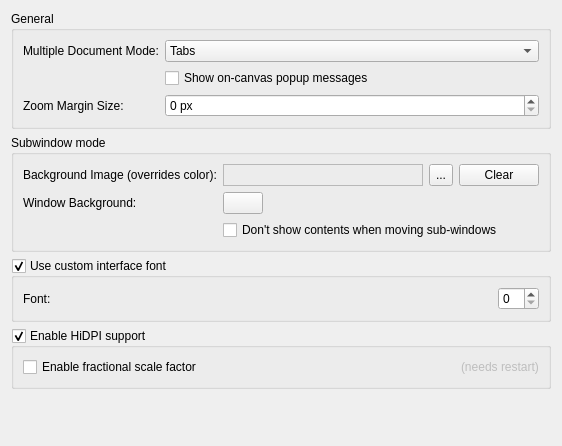
     <widget class="QWidget" name="Window">
      <attribute name="title">
       <string>Window</string>
      </attribute>
      <layout class="QFormLayout" name="formLayout">
       <property name="labelAlignment">
        <set>Qt::AlignmentFlag::AlignLeading|Qt::AlignmentFlag::AlignLeft|Qt::AlignmentFlag::AlignTop</set>
       </property>
       <item row="0" column="0" colspan="2">
        <widget class="QGroupBox" name="groupBox_3">
         <property name="title">
          <string>General</string>
         </property>
         <layout class="QFormLayout" name="formLayout_17">
          <item row="0" column="0">
           <widget class="QLabel" name="label_2">
            <property name="text">
             <string>Multiple Document Mode:</string>
            </property>
           </widget>
          </item>
          <item row="0" column="1">
           <widget class="QComboBox" name="m_cmbMDIType">
            <property name="currentIndex">
             <number>1</number>
            </property>
            <item>
             <property name="text">
              <string>Subwindows</string>
             </property>
            </item>
            <item>
             <property name="text">
              <string>Tabs</string>
             </property>
            </item>
           </widget>
          </item>
          <item row="1" column="1">
           <widget class="QCheckBox" name="m_chkCanvasMessages">
            <property name="text">
             <string>Show on-canvas popup messages</string>
            </property>
           </widget>
          </item>
          <item row="2" column="0">
           <widget class="QLabel" name="lblZoomMarginSize">
            <property name="text">
             <string>Zoom Margin Size:</string>
            </property>
            <property name="buddy">
             <cstring>intZoomMarginSize</cstring>
            </property>
           </widget>
          </item>
          <item row="2" column="1">
           <widget class="KisIntParseSpinBox" name="intZoomMarginSize">
            <property name="toolTip">
             <string>Spacing between the image and the page when zoomed to fit, in pixels</string>
            </property>
            <property name="suffix">
             <string> px</string>
            </property>
            <property name="maximum">
             <number>1024</number>
            </property>
            <property name="value">
             <number>0</number>
            </property>
           </widget>
          </item>
         </layout>
        </widget>
       </item>
       <item row="1" column="0" colspan="2">
        <widget class="QGroupBox" name="group_subWinMode">
         <property name="enabled">
          <bool>true</bool>
         </property>
         <property name="sizePolicy">
          <sizepolicy hsizetype="Preferred" vsizetype="Preferred">
           <horstretch>0</horstretch>
           <verstretch>0</verstretch>
          </sizepolicy>
         </property>
         <property name="title">
          <string>Subwindow mode</string>
         </property>
         <layout class="QFormLayout" name="formLayout_16">
          <item row="0" column="1">
           <widget class="QWidget" name="widget" native="true">
            <layout class="QHBoxLayout" name="horizontalLayout">
             <property name="leftMargin">
              <number>0</number>
             </property>
             <property name="topMargin">
              <number>0</number>
             </property>
             <property name="rightMargin">
              <number>0</number>
             </property>
             <property name="bottomMargin">
              <number>0</number>
             </property>
             <item>
              <widget class="QLabel" name="m_backgroundimage">
               <property name="sizePolicy">
                <sizepolicy hsizetype="MinimumExpanding" vsizetype="Preferred">
                 <horstretch>0</horstretch>
                 <verstretch>0</verstretch>
                </sizepolicy>
               </property>
               <property name="minimumSize">
                <size>
                 <width>200</width>
                 <height>0</height>
                </size>
               </property>
               <property name="frameShape">
                <enum>QFrame::Shape::StyledPanel</enum>
               </property>
               <property name="frameShadow">
                <enum>QFrame::Shadow::Sunken</enum>
               </property>
               <property name="text">
                <string/>
               </property>
              </widget>
             </item>
             <item>
              <widget class="QToolButton" name="m_bnFileName">
               <property name="sizePolicy">
                <sizepolicy hsizetype="Fixed" vsizetype="Minimum">
                 <horstretch>0</horstretch>
                 <verstretch>0</verstretch>
                </sizepolicy>
               </property>
               <property name="text">
                <string>...</string>
               </property>
              </widget>
             </item>
             <item>
              <widget class="QPushButton" name="clearBgImageButton">
               <property name="text">
                <string>Clear</string>
               </property>
              </widget>
             </item>
            </layout>
           </widget>
          </item>
          <item row="0" column="0">
           <widget class="QLabel" name="label_5">
            <property name="sizePolicy">
             <sizepolicy hsizetype="Preferred" vsizetype="Preferred">
              <horstretch>0</horstretch>
              <verstretch>0</verstretch>
             </sizepolicy>
            </property>
            <property name="text">
             <string>Background Image (overrides color):</string>
            </property>
           </widget>
          </item>
          <item row="1" column="0">
           <widget class="QLabel" name="label_4">
            <property name="text">
             <string>Window Background:</string>
            </property>
           </widget>
          </item>
          <item row="1" column="1">
           <widget class="KisColorButton" name="m_mdiColor">
            <property name="sizePolicy">
             <sizepolicy hsizetype="Fixed" vsizetype="Fixed">
              <horstretch>0</horstretch>
              <verstretch>0</verstretch>
             </sizepolicy>
            </property>
            <property name="text">
             <string/>
            </property>
           </widget>
          </item>
          <item row="2" column="1">
           <widget class="QCheckBox" name="m_chkRubberBand">
            <property name="sizePolicy">
             <sizepolicy hsizetype="Preferred" vsizetype="Fixed">
              <horstretch>0</horstretch>
              <verstretch>0</verstretch>
             </sizepolicy>
            </property>
            <property name="text">
             <string>Don't show contents when moving sub-windows</string>
            </property>
           </widget>
          </item>
         </layout>
        </widget>
       </item>
       <item row="2" column="0" colspan="2">
        <widget class="QGroupBox" name="chkUseCustomFont">
         <property name="title">
          <string>Use custom interface font</string>
         </property>
         <property name="checkable">
          <bool>true</bool>
         </property>
         <layout class="QFormLayout" name="formLayout_2">
          <item row="0" column="0">
           <widget class="QLabel" name="label_3">
            <property name="text">
             <string>Font:</string>
            </property>
           </widget>
          </item>
          <item row="0" column="1">
           <widget class="QFrame" name="frame_7">
            <layout class="QHBoxLayout" name="horizontalLayout_6">
             <property name="leftMargin">
              <number>0</number>
             </property>
             <property name="topMargin">
              <number>0</number>
             </property>
             <property name="rightMargin">
              <number>0</number>
             </property>
             <property name="bottomMargin">
              <number>0</number>
             </property>
             <item>
              <widget class="KisFontComboBoxes" name="cmbCustomFont" native="true">
               <property name="sizePolicy">
                <sizepolicy hsizetype="MinimumExpanding" vsizetype="Preferred">
                 <horstretch>0</horstretch>
                 <verstretch>0</verstretch>
                </sizepolicy>
               </property>
              </widget>
             </item>
             <item>
              <widget class="QSpinBox" name="intFontSize"/>
             </item>
            </layout>
           </widget>
          </item>
         </layout>
        </widget>
       </item>
       <item row="3" column="0" colspan="2">
        <widget class="QGroupBox" name="m_chkHiDPI">
         <property name="title">
          <string>Enable HiDPI support</string>
         </property>
         <property name="checkable">
          <bool>true</bool>
         </property>
         <layout class="QVBoxLayout" name="verticalLayout_4">
          <item>
           <widget class="QWidget" name="m_wdgHiDPIFractionalScaling" native="true">
            <layout class="QHBoxLayout" name="horizontalLayout_8">
             <property name="leftMargin">
              <number>0</number>
             </property>
             <property name="topMargin">
              <number>0</number>
             </property>
             <property name="rightMargin">
              <number>0</number>
             </property>
             <property name="bottomMargin">
              <number>0</number>
             </property>
             <item>
              <widget class="QCheckBox" name="m_chkHiDPIFractionalScaling">
               <property name="text">
                <string>Enable fractional scale factor</string>
               </property>
              </widget>
             </item>
             <item>
              <spacer name="horizontalSpacer_4">
               <property name="orientation">
                <enum>Qt::Orientation::Horizontal</enum>
               </property>
               <property name="sizeHint" stdset="0">
                <size>
                 <width>0</width>
                 <height>0</height>
                </size>
               </property>
              </spacer>
             </item>
             <item>
              <widget class="QLabel" name="label_16">
               <property name="enabled">
                <bool>false</bool>
               </property>
               <property name="text">
                <string>(needs restart)</string>
               </property>
              </widget>
             </item>
            </layout>
           </widget>
          </item>
         </layout>
        </widget>
       </item>
       <item row="4" column="0" colspan="2">
        <spacer name="verticalSpacer_4">
         <property name="orientation">
          <enum>Qt::Orientation::Vertical</enum>
         </property>
         <property name="sizeHint" stdset="0">
          <size>
           <width>20</width>
           <height>40</height>
          </size>
         </property>
        </spacer>
       </item>
      </layout>
     </widget>
